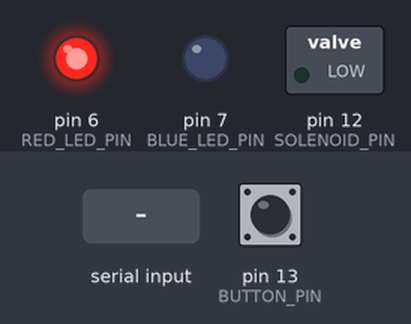
Bench run of a sketch on a simulated Arduino Uno, built with avr-gcc and run on an emulated ATmega328P. Shown: switched loads named in the sketch (green lamp = pin HIGH), output pins drawn as LEDs (lit = HIGH). Dashed ring = blinking. The inputs (shaded band) are chosen by the test bench; at power-on: pin 13 (BUTTON_PIN) LOW. What the sketch prints to the serial monitor is not drawn.

Above: at 0.1 s.
At 1.2 s:
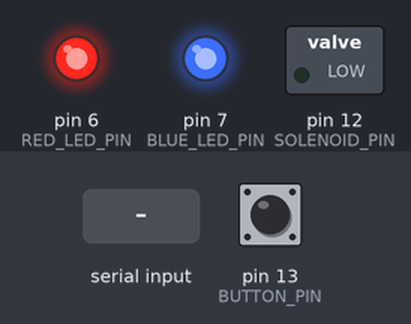
1.3 s: pin 13 (BUTTON_PIN) pulled HIGH for 3.2 s
At 2.1 s:
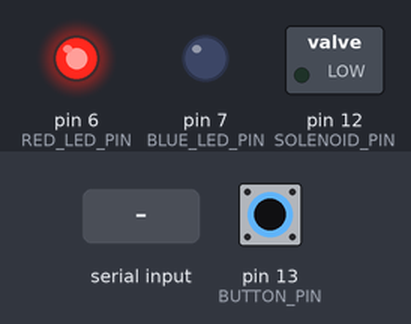
6.0 s: "90,45\n" received over the second serial link
7.5 s: "5\n" received over the second serial link
Timing chart, 0 to 10.5 s (numbered marks = the images above; inputs shaded):
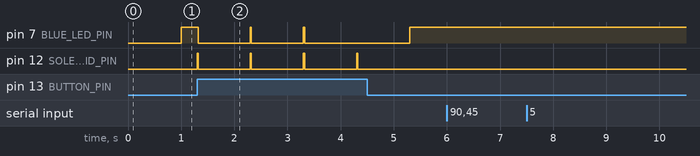

Measured:
- after the input at 1.3 s, pin 7 (BLUE_LED_PIN): goes LOW 0.98 s, HIGH 0.02 s, LOW 0.98 s, HIGH 0.02 s, LOW 2.0 s, then HIGH, starting at once; pin 12 (SOLENOID_PIN): alternates HIGH for 0.02 s and LOW for 0.98 s, starting at once
- after the input at 6.0 s, every drawn part: stays the same
- after the input at 7.5 s, every drawn part: stays the same

The sketch:

battery-welder.ino
```cpp
#define CUSTOM_SETTINGS
#define INCLUDE_TERMINAL_MODULE
#include <Dabble.h>

byte BLUE_LED_PIN = 7; // 'ready to fire' status LED
byte RED_LED_PIN = 6;  // 'power on' LED

byte BLE_RX_PIN = 2;
byte BLE_TX_PIN = 3;

byte SOLENOID_PIN = 12;
byte BUTTON_PIN = 13;

int FIRE_MS = 20;
long last_pressed = 0;

String Serialdata = "";
bool dataflag = 0;

String appData = "";

void initializePins()
{
  pinMode(BLUE_LED_PIN, OUTPUT);
  pinMode(RED_LED_PIN, OUTPUT);
  pinMode(SOLENOID_PIN, OUTPUT);
  pinMode(BUTTON_PIN, INPUT);
}

void setupCommunications()
{
  Serial.begin(9600);    // make sure your Serial Monitor is also set at this baud rate.
  Dabble.begin(9600);    //Change this baudrate as per your bluetooth baudrate. Connect bluetooth on digital pin 2(RX) and 3(TX) for Uno/Nano and on Serial3 pins for Mega.
}

void setup()
{
    solenoidOFF();
    setupCommunications();
    initializePins();

    enableRedLED(); //Power indicator
}

void enableBlueLED(){
  digitalWrite(BLUE_LED_PIN, HIGH);
}

void disableBlueLED(){
  digitalWrite(BLUE_LED_PIN, LOW);
}

void enableRedLED(){
  digitalWrite(RED_LED_PIN, HIGH);
}

void disableRedLED(){
  digitalWrite(RED_LED_PIN, LOW);
}

void solenoidON() {
  digitalWrite(SOLENOID_PIN, HIGH);
}

void solenoidOFF() {
  digitalWrite(SOLENOID_PIN, LOW);
}

void setReadyON() {
  enableBlueLED();
}

void setReadyOFF() {
  disableBlueLED();
}

void fire() {
  solenoidON();
  delay(FIRE_MS);
  solenoidOFF();
}

void displayReadyState()
{
  if (isReadyToFire()) {
    setReadyON();
  } else {
    setReadyOFF();
  }
}

bool isReadyToFire()
{
  //This is basically just to ensure we "debounce" the button and it doesn't get
  //into a state where we're firing off a whole bunch when we don't mean to

  long now = millis();
  long time_since_last_press = now - last_pressed;

  return time_since_last_press > 1*1000; //button was last pressed more than 1 second ago
}

bool should_fire() {
  int button_state = digitalRead(BUTTON_PIN);

  if(button_state && isReadyToFire()) {
    last_pressed = millis();
    return true;
  } else {
    return false;
  }
}

void processTerminal()
{
  //incoming data from phone
  if(Terminal.available())
  {
    while (Terminal.available() != 0)
    {
      appData = String(appData + char(Terminal.read()));
    }

    Serial.println(appData); //echo

    int NEW_FIRE_MS = appData.toInt();
    if(NEW_FIRE_MS != 0) {
      Terminal.println("Firing time changed from: " + String(FIRE_MS) + " MS to: " + String(NEW_FIRE_MS) + " MS.");
      Serial.println("Firing time changed from: " + String(FIRE_MS) + " MS to: " + String(NEW_FIRE_MS) + " MS.");
      FIRE_MS = NEW_FIRE_MS;
    }

    appData = "";
  }
}

void loop() {
  Dabble.processInput(); // this function is used to refresh data obtained from smartphone.
                         // Hence calling this function is mandatory in order to get data
                         // properly from your mobile.
  processTerminal();      //so that we can change the firing time from the Dabble phone app
  displayReadyState();   // Turns on the "ready" LED on the device if we're ready to fire

  if(should_fire()) {    // Checks if button is being pressed and if we're ready to fire
    fire();
  }
}
```
